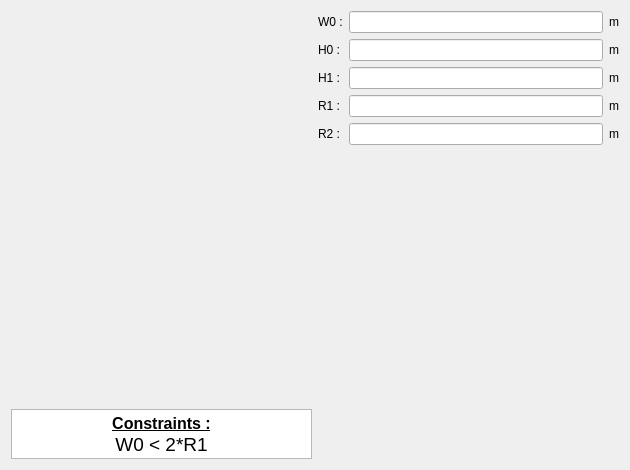
<?xml version="1.0" encoding="UTF-8"?>
<ui version="4.0">
 <class>PWSlot26</class>
 <widget class="QWidget" name="PWSlot26">
  <property name="geometry">
   <rect>
    <x>0</x>
    <y>0</y>
    <width>630</width>
    <height>470</height>
   </rect>
  </property>
  <property name="minimumSize">
   <size>
    <width>630</width>
    <height>470</height>
   </size>
  </property>
  <property name="maximumSize">
   <size>
    <width>16777215</width>
    <height>16777215</height>
   </size>
  </property>
  <property name="windowTitle">
   <string>Form</string>
  </property>
  <layout class="QHBoxLayout" name="horizontalLayout">
   <item>
    <layout class="QVBoxLayout" name="verticalLayout_2">
     <item>
      <widget class="QLabel" name="img_slot">
       <property name="sizePolicy">
        <sizepolicy hsizetype="Expanding" vsizetype="Expanding">
         <horstretch>0</horstretch>
         <verstretch>0</verstretch>
        </sizepolicy>
       </property>
       <property name="maximumSize">
        <size>
         <width>16777215</width>
         <height>16777215</height>
        </size>
       </property>
       <property name="text">
        <string/>
       </property>
       <property name="pixmap">
        <pixmap resource="../../../../Resources/pyleecan.qrc">:/images/images/MachineSetup/WSlot/Slot 26.PNG</pixmap>
       </property>
       <property name="scaledContents">
        <bool>true</bool>
       </property>
      </widget>
     </item>
     <item>
      <widget class="QTextEdit" name="txt_constraint">
       <property name="sizePolicy">
        <sizepolicy hsizetype="Expanding" vsizetype="Fixed">
         <horstretch>0</horstretch>
         <verstretch>0</verstretch>
        </sizepolicy>
       </property>
       <property name="maximumSize">
        <size>
         <width>16777215</width>
         <height>50</height>
        </size>
       </property>
       <property name="verticalScrollBarPolicy">
        <enum>Qt::ScrollBarAlwaysOff</enum>
       </property>
       <property name="html">
        <string>&lt;!DOCTYPE HTML PUBLIC &quot;-//W3C//DTD HTML 4.0//EN&quot; &quot;http://www.w3.org/TR/REC-html40/strict.dtd&quot;&gt;
&lt;html&gt;&lt;head&gt;&lt;meta name=&quot;qrichtext&quot; content=&quot;1&quot; /&gt;&lt;style type=&quot;text/css&quot;&gt;
p, li { white-space: pre-wrap; }
&lt;/style&gt;&lt;/head&gt;&lt;body style=&quot; font-family:'MS Shell Dlg 2'; font-size:7.8pt; font-weight:400; font-style:normal;&quot;&gt;
&lt;p align=&quot;center&quot; style=&quot; margin-top:0px; margin-bottom:0px; margin-left:0px; margin-right:0px; -qt-block-indent:0; text-indent:0px;&quot;&gt;&lt;span style=&quot; font-size:12pt; font-weight:600; text-decoration: underline;&quot;&gt;Constraints :&lt;/span&gt;&lt;/p&gt;
&lt;p align=&quot;center&quot; style=&quot; margin-top:0px; margin-bottom:0px; margin-left:0px; margin-right:0px; -qt-block-indent:0; text-indent:0px;&quot;&gt;&lt;span style=&quot; font-size:14pt;&quot;&gt;W0 &amp;lt; 2*R1&lt;/span&gt;&lt;/p&gt;&lt;/body&gt;&lt;/html&gt;</string>
       </property>
       <property name="textInteractionFlags">
        <set>Qt::TextSelectableByKeyboard|Qt::TextSelectableByMouse</set>
       </property>
      </widget>
     </item>
    </layout>
   </item>
   <item>
    <layout class="QVBoxLayout" name="verticalLayout">
     <item>
      <layout class="QGridLayout" name="gridLayout">
       <item row="0" column="0">
        <widget class="QLabel" name="in_W0">
         <property name="text">
          <string>W0 :</string>
         </property>
        </widget>
       </item>
       <item row="0" column="1">
        <widget class="FloatEdit" name="lf_W0"/>
       </item>
       <item row="0" column="2">
        <widget class="QLabel" name="unit_W0">
         <property name="text">
          <string>m</string>
         </property>
        </widget>
       </item>
       <item row="1" column="0">
        <widget class="QLabel" name="in_H0">
         <property name="text">
          <string>H0 :</string>
         </property>
        </widget>
       </item>
       <item row="1" column="1">
        <widget class="FloatEdit" name="lf_H0"/>
       </item>
       <item row="1" column="2">
        <widget class="QLabel" name="unit_H0">
         <property name="text">
          <string>m</string>
         </property>
        </widget>
       </item>
       <item row="2" column="0">
        <widget class="QLabel" name="in_H1">
         <property name="text">
          <string>H1 :</string>
         </property>
        </widget>
       </item>
       <item row="2" column="1">
        <widget class="FloatEdit" name="lf_H1"/>
       </item>
       <item row="2" column="2">
        <widget class="QLabel" name="unit_H1">
         <property name="text">
          <string>m</string>
         </property>
        </widget>
       </item>
       <item row="3" column="0">
        <widget class="QLabel" name="in_R1">
         <property name="text">
          <string>R1 :</string>
         </property>
        </widget>
       </item>
       <item row="3" column="1">
        <widget class="FloatEdit" name="lf_R1"/>
       </item>
       <item row="3" column="2">
        <widget class="QLabel" name="unit_R1">
         <property name="text">
          <string>m</string>
         </property>
        </widget>
       </item>
       <item row="4" column="0">
        <widget class="QLabel" name="in_R2">
         <property name="text">
          <string>R2 :</string>
         </property>
        </widget>
       </item>
       <item row="4" column="1">
        <widget class="FloatEdit" name="lf_R2">
         <property name="text">
          <string/>
         </property>
        </widget>
       </item>
       <item row="4" column="2">
        <widget class="QLabel" name="unit_R2">
         <property name="text">
          <string>m</string>
         </property>
        </widget>
       </item>
      </layout>
     </item>
     <item>
      <widget class="WWSlotOut" name="w_out" native="true"/>
     </item>
    </layout>
   </item>
  </layout>
 </widget>
 <customwidgets>
  <customwidget>
   <class>FloatEdit</class>
   <extends>QLineEdit</extends>
   <header>......GUI/Tools/FloatEdit.h</header>
  </customwidget>
  <customwidget>
   <class>WWSlotOut</class>
   <extends>QWidget</extends>
   <header>......GUI.Dialog.DMachineSetup.SWSlot.WWSlotOut.WWSlotOut.h</header>
   <container>1</container>
  </customwidget>
 </customwidgets>
 <tabstops>
  <tabstop>lf_W0</tabstop>
  <tabstop>lf_H0</tabstop>
  <tabstop>lf_H1</tabstop>
  <tabstop>lf_R1</tabstop>
  <tabstop>txt_constraint</tabstop>
 </tabstops>
 <resources>
  <include location="../../../../Resources/pyleecan.qrc"/>
  <include location="../../../../Resources/pyleecan.qrc"/>
 </resources>
 <connections/>
</ui>
